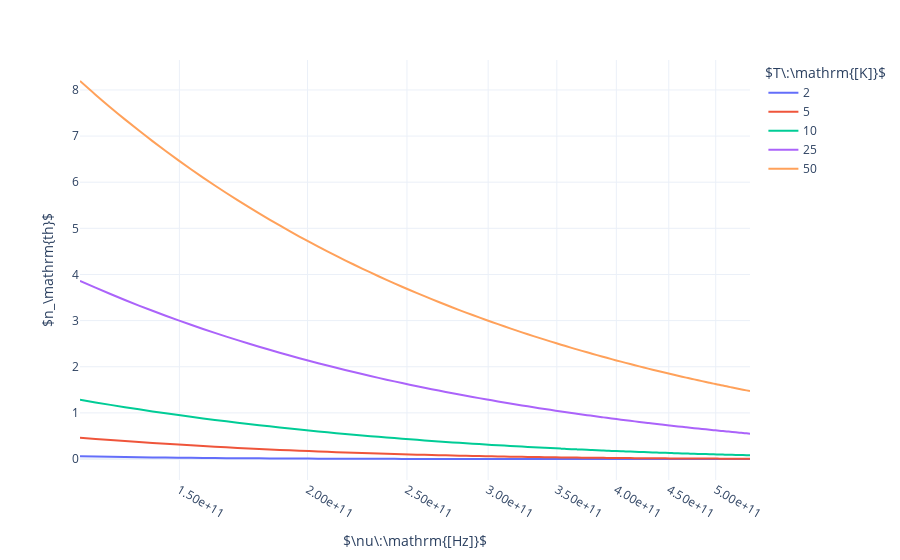

Notebook cell for this chart:
### Markdown cell above
The photon number for a thermal blackbody radiator is given by the Bose-Einstein equation {% cite <zmuidzinas_2003>%}{% cite <paul_2004>%}

$$
n_\mathrm{th}\left(\nu,T\right)=\frac{1}{e^{h\nu/k_BT}-1}
$$

Which means that in the region between $220\:{\mathrm{GHz}}$ and $450\:{\mathrm{GHz}}$ for a relatively hot object the photon occupation number is neither fully in the wave limit nor the particle limit.

### Code cell
#hide_input
nu=np.linspace(1.2e11,5.4e11,100)[np.newaxis].T
T=np.array([2, 5,10,25, 50])

n = 1/(np.exp(h*nu/(k_B*T))-1)

df = pd.DataFrame(n)
df.columns = T
df['nu']=nu
df.set_index('nu',inplace=True)

plot(df,'$\\nu\:\mathrm{[Hz]}$','$n_\mathrm{th}$','$T\:\mathrm{[K]}$','linlog')
